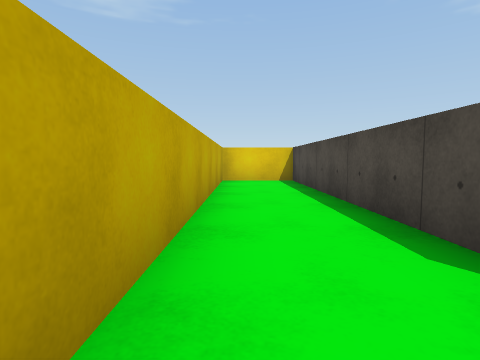
view 1 (above)

16 first-person views from a walk through a Unity game level. The camera is 0.62 m above the floor, tilts 4° down and sees 80° across. The floor is counted in squares, 1 m on a side. Each view is taken from the middle of a square. On the plan, view 1 faces up. The plan holds only what a view shows up to about 9 squares ahead; the rest is blank. The player character is not drawn. Surface patterns are stand-ins for the level's own textures.

view 2
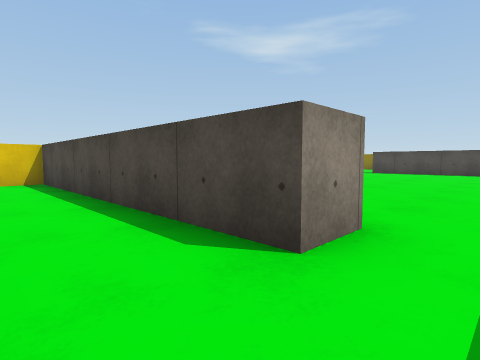

view 3
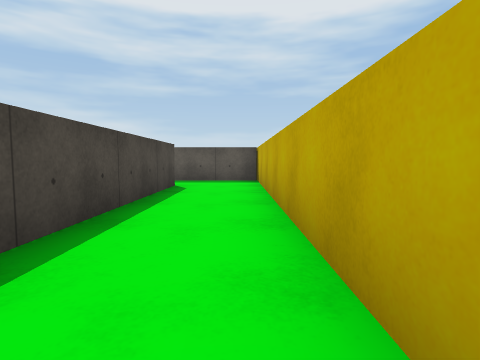

view 4
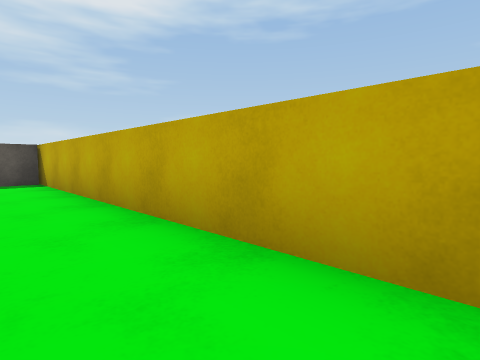

view 5
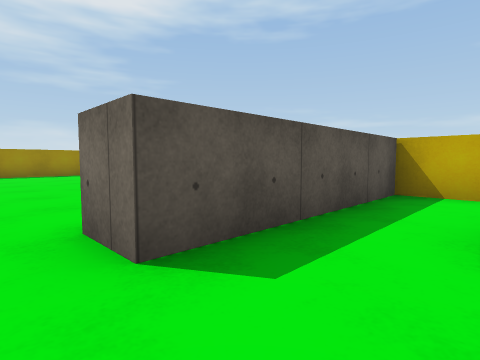

view 6
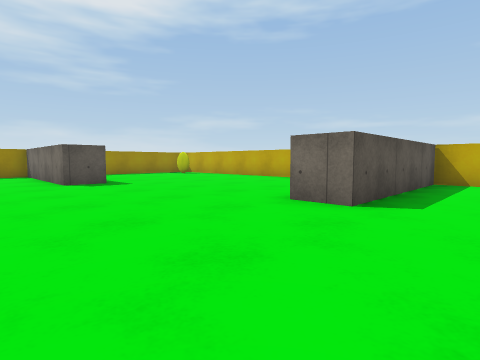

view 7
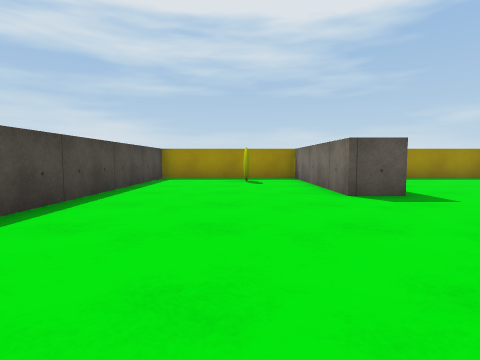

view 8
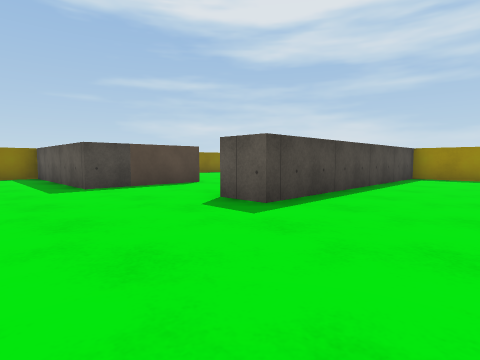

view 9
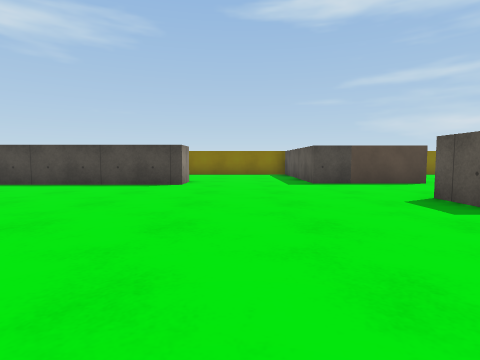

view 10
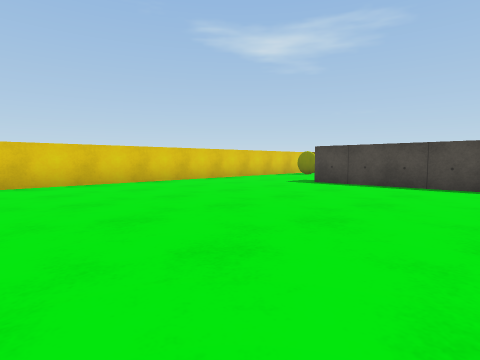

view 11
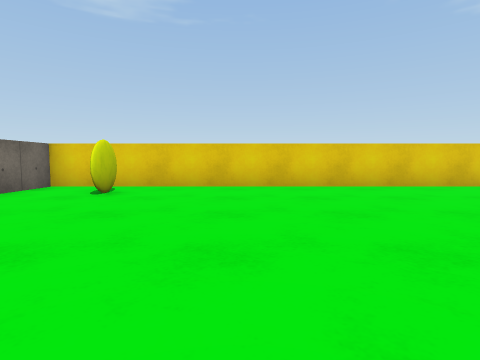

view 12
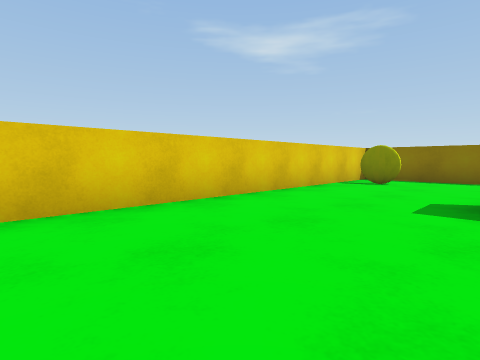

view 13
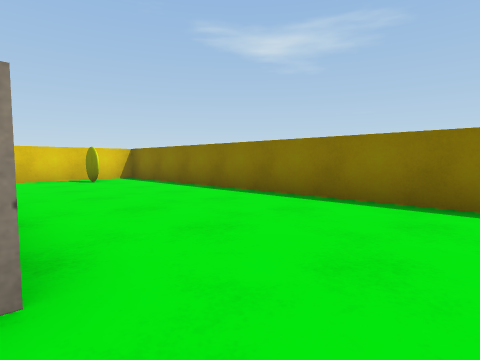

view 14
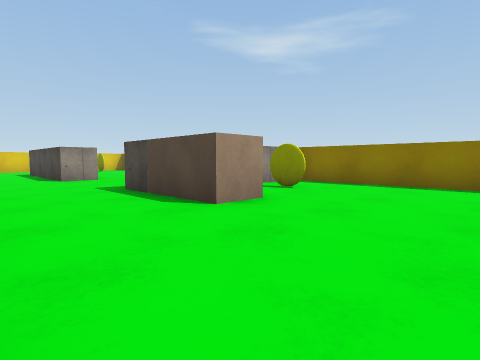

view 15
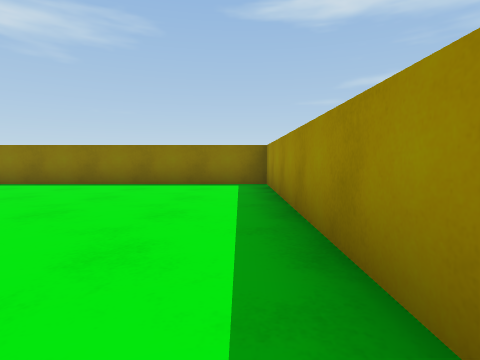

view 16
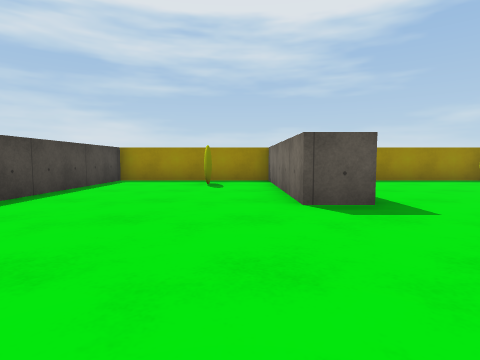

### Floor plan
Points are (right, up) in squares from view 1. A wall is a line through its corners. A room is listed if a view was taken in it or the views show most of it. See-through windows are left out.
Room 1 (views 1, 2, 3, 4)
walls: (2.6, 1) (1.6, 1) (1.6, 8.7) (-0.5, 8.7) (-0.5, -0.9); (-0.5, -0.6) (2.4, -0.6)
ways out: opening at (2, 0.5) to room 2
Room 2 (views 5, 6, 7, 8, 9, 10, 11, 12, 13, 14, 15, 16)
walls: (14.6, -4) (14.6, -2.9) (18.9, -2.9); (15.2, 0.4) (14.2, 0.4) (14.2, 5.2); (5.1, -6.9) (6.1, -6.9) (6.1, -11.7) (10.6, -11.7) (10.6, -4.2) (11.8, -4.2); (2.4, -0.6) (4.3, -0.6) (4.3, -1.6); (18.5, -3.9) (17.9, -3.9); (19.4, -2.5) (19.4, 7.8); (12.8, -11.7) (19.4, -11.7) (19.4, -4.2); (19.1, 8.7) (2.6, 8.7) (2.6, 7.1); (-0.4, -11.7) (2.9, -11.7)
ways out: opening at (2, 0.5) to room 1
objects: block (15, -6) to (15, -5)

Where each view was taken, in squares from view 1:
view 1: 0 up, 0 right, facing up
view 2: 0 up, 0 right, facing up-right
view 3: 8 up, 0 right, facing down
view 4: 8 up, 1 right, facing down-left
view 5: 1 up, 5 right, facing down-left
view 6: 1 up, 8 right, facing down-left
view 7: 2 down, 8 right, facing down
view 8: 1 down, 8 right, facing down-right
view 9: 1 down, 7 right, facing right
view 10: 1 up, 7 right, facing up-right
view 11: 2 up, 7 right, facing up
view 12: 5 up, 10 right, facing up-right
view 13: 1 down, 15 right, facing up-right
view 14: 9 down, 12 right, facing up-right
view 15: 11 down, 12 right, facing right
view 16: 3 down, 7 right, facing down
